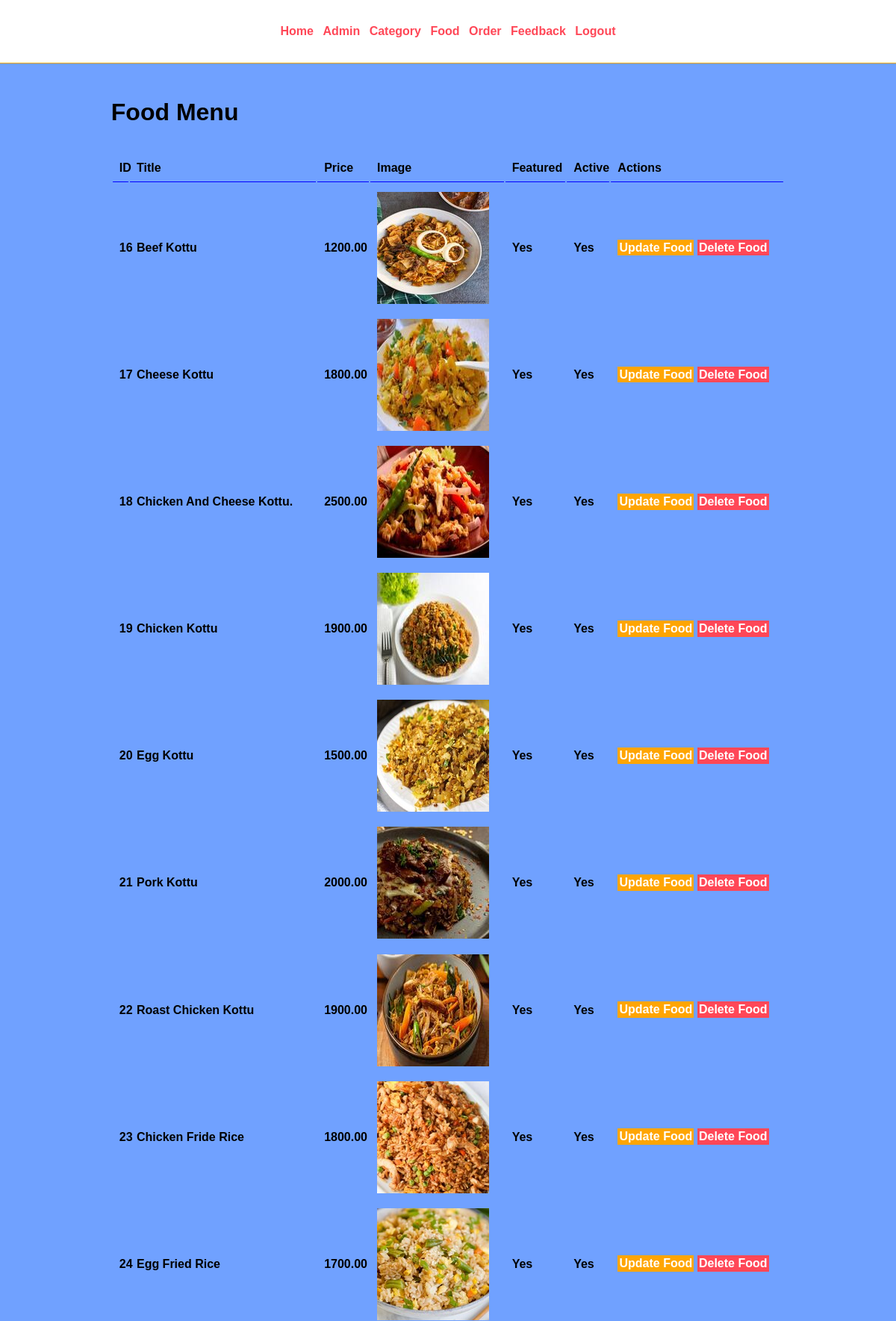
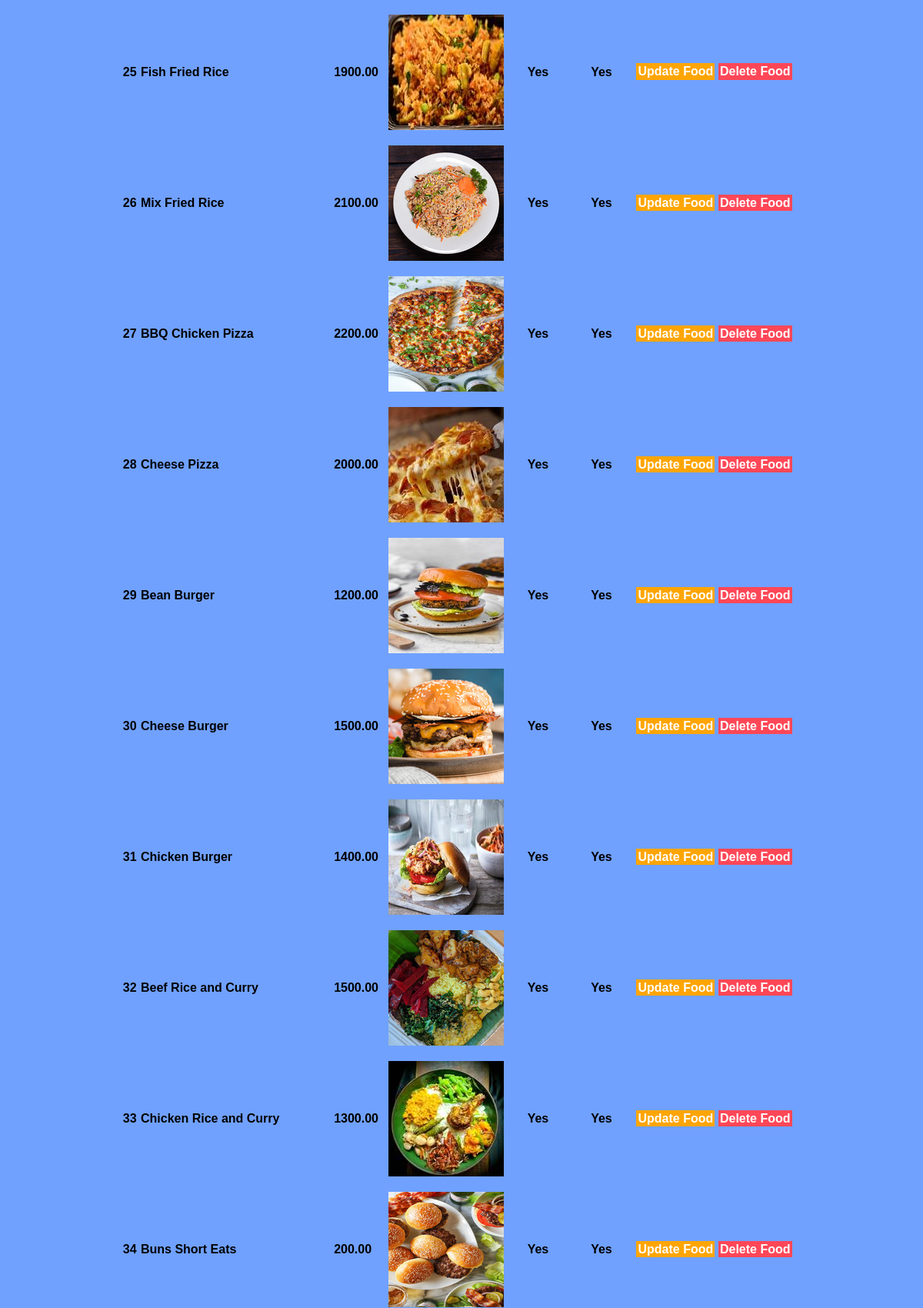
The app's page /Admin/ManageFood.php (signed in, upper part) with its own data (2 pictures, top to bottom).
### tables this page shows
CREATE TABLE `food` (
  `Food_ID` int(10) UNSIGNED NOT NULL,
  `Title` varchar(100) NOT NULL,
  `Food_Description` text NOT NULL,
  `Price` decimal(10,2) NOT NULL,
  `Food_Image_Name` varchar(200) NOT NULL,
  `Category_ID` int(10) UNSIGNED NOT NULL,
  `Featured` varchar(10) NOT NULL,
  `Active` varchar(10) NOT NULL
);

### Admin/ManageFood.php (the view, shortened to what this page needs)
<?php
include('C:\PHP\htdocs\Cheezy Blast\Partials\Menu.php');
$SITEURL = 'http://localhost/Cheezy%20Blast/';
?>
		<div class="Main">
			<div class="wrapper">
				<h1>Food Menu</h1></br>
				<br>
				<table class="tbl-full">
					<tr>
						<th>ID</th>
						<th>Title</th>
						<th>Price</th>
						<th>Image</th>
						<th>Featured</th>
						<th>Active</th>
						<th>Actions</th>
					</tr>
					<tr>
					<?php
					$sql2 = "SELECT * FROM food";
					$res=mysqli_query($conn,$sql2);
					$count=mysqli_num_rows($res);
					if($count>0)
					{
						while($row=mysqli_fetch_assoc($res))
						{
							$id=$row['Food_ID'];
							$title=$row['Title'];
							$price=$row['Price'];
							$image_name=$row['Food_Image_Name'];
							$featured=$row['Featured'];
							$active=$row['Active'];
							?>
						<tr>
						<td><?php echo $id;?></td>
						<td><?php echo $title;?></td>
						<td><?php echo $price ;?></td>
						<td>
							<?php
							if($image_name!="")
							{
								?>
								<img src="<?php echo $SITEURL;?>images/Food/<?php echo $image_name;  ?>" width="150px">
								<?php
							}
							else
							{
								echo"<b><p style='color:green'>Image Not Added.</p></b>";
							}
							?>
						</td>
						<td><?php echo $featured ?></td>
						<td><?php echo $active;?></td>
						<td>
							<a href="<?php echo $SITEURL?>Admin/UpdateFood.php?id=<?php echo $row['Food_ID']; ?>  " class="btn-2">Update Food</a>
							<a href="<?php echo $SITEURL?>Admin/DeleteFood.php? id=<?php echo $row['Food_ID']; ?>&image_Name=<?php echo $row['Food_Image_Name']; ?>"class="btn-dlt">Delete Food</a>
						</td>
						</tr>
						<?php
						}
					}
					else
					{
						?>
					<tr>
						<td colospan="6">"<b><p style='color:Red'>New record not added.</p></b></td>
					</tr>
						<?php
					}
					?>
				</table>
			</div>
		</div>
<?php include('C:\PHP\htdocs\Cheezy Blast\Partials\Footer.php');?>

### Partials/Menu.php (shortened to what this page needs)
<html>
	<head>
		<link rel="stylesheet"href="../css/admin.css">
	</head>
	<body>
		<div class="Menu text-center">
			<div class="wrapper">
				<ul>
					<li><a href="Index.php">Home</a></li>
					<li><a href="ManageAdmin.php">Admin</a></li>
					<li><a href="ManageCategory.php">Category</a></li>
					<li><a href="ManageFood.php">Food</a></li>
					<li><a href="ManageOrder.php">Order</a></li>
					<li><a href="Feedback.php">Feedback</a></li>
					<li><a href="Logout.php">Logout</a></li>
				</ul>
			</div>
		</div>

### Partials/Footer.php (shortened to what this page needs)
<link rel="stylesheet"href="../css/style.css">
<link rel="stylesheet"href="../css/admin.css">
	</body>
</html>

### css/admin.css (style rules this page uses)
* { margin:0; padding:0; font-family:arial,helvetica,sans-serif; }
.wrapper { max-width: 10000px; margin-left: auto; margin-right: auto; padding-left: 10px; padding-right: 10px; }
.text-center { text-align:center; }
.tbl-full { width:100%; border-bottom: #ffa502; }
table tr th { border-bottom:1px solid Blue; Padding:1%; Text-align:left ; }
Table tr td { padding:1%; Text-align:left; }
.btn-2 { background-color:#ffa502; padding:1%; color:white; text-decoration:bold; Font-weight:bold; }
.btn-Dlt { background-color:#ff4757; padding:1%; color:white; text-decoration:bold; Font-weight:bold; }
.Menu { border-bottom:1px solid #ffa502; }
.Menu ul { list-style-type:none; }
.Menu ul li { Display:inline; padding:4px }
.Menu ul li a { text-decoration:none; Font-weight:bold; color:#ff4757; }
.Main { background-color:#70a1ff; padding:3%; }
body { background-image: url("../images/login.jpg"); background-size: cover; }

### css/style.css (style rules this page uses)
* { margin: 0 0; padding: 0 0; font-family: Arial, Helvetica, sans-serif; }
.text-center { text-align: center; }
a { color: #ff6b81; text-decoration: none; }
.menu { line-height: 60px; }
.menu ul { list-style-type: none; }
.menu ul li { display: inline; padding: 1%; font-weight: bold; }
.text-center { text-align:center; }
.wrapper { padding:1%; width:80%; margin:0 auto; }
.tbl-full { width:90%; font-weight:bold; text-align: center; margin-left: auto; margin-right: auto; }

### records on screen
food: Food_ID "16", Title "Beef Kottu", Price "1200.00", Food_Image_Name (picture), Featured "Yes", Active "Yes"
food: Food_ID "17", Title "Cheese Kottu", Price "1800.00", Food_Image_Name (picture), Featured "Yes", Active "Yes"
food: Food_ID "18", Title "Chicken And Cheese Kottu.", Price "2500.00", Food_Image_Name (picture), Featured "Yes", Active "Yes"
food: Food_ID "19", Title "Chicken Kottu", Price "1900.00", Food_Image_Name (picture), Featured "Yes", Active "Yes"
food: Food_ID "20", Title "Egg Kottu", Price "1500.00", Food_Image_Name (picture), Featured "Yes", Active "Yes"
food: Food_ID "21", Title "Pork Kottu", Price "2000.00", Food_Image_Name (picture), Featured "Yes", Active "Yes"
food: Food_ID "22", Title "Roast Chicken Kottu", Price "1900.00", Food_Image_Name (picture), Featured "Yes", Active "Yes"
food: Food_ID "23", Title "Chicken Fride Rice", Price "1800.00", Food_Image_Name (picture), Featured "Yes", Active "Yes"
food: Food_ID "24", Title "Egg Fried Rice", Price "1700.00", Food_Image_Name (picture), Featured "Yes", Active "Yes"
food: Food_ID "25", Title "Fish Fried Rice", Price "1900.00", Food_Image_Name (picture), Featured "Yes", Active "Yes"
food: Food_ID "26", Title "Mix Fried Rice", Price "2100.00", Food_Image_Name (picture), Featured "Yes", Active "Yes"
food: Food_ID "27", Title "BBQ Chicken Pizza", Price "2200.00", Food_Image_Name (picture), Featured "Yes", Active "Yes"
food: Food_ID "28", Title "Cheese Pizza", Price "2000.00", Food_Image_Name (picture), Featured "Yes", Active "Yes"
food: Food_ID "29", Title "Bean Burger", Price "1200.00", Food_Image_Name (picture), Featured "Yes", Active "Yes"
food: Food_ID "30", Title "Cheese Burger", Price "1500.00", Food_Image_Name (picture), Featured "Yes", Active "Yes"
food: Food_ID "31", Title "Chicken Burger", Price "1400.00", Food_Image_Name (picture), Featured "Yes", Active "Yes"
food: Food_ID "32", Title "Beef Rice and Curry", Price "1500.00", Food_Image_Name (picture), Featured "Yes", Active "Yes"
food: Food_ID "33", Title "Chicken Rice and Curry", Price "1300.00", Food_Image_Name (picture), Featured "Yes", Active "Yes"
food: Food_ID "34", Title "Buns Short Eats", Price "200.00", Food_Image_Name (picture), Featured "Yes", Active "Yes"
